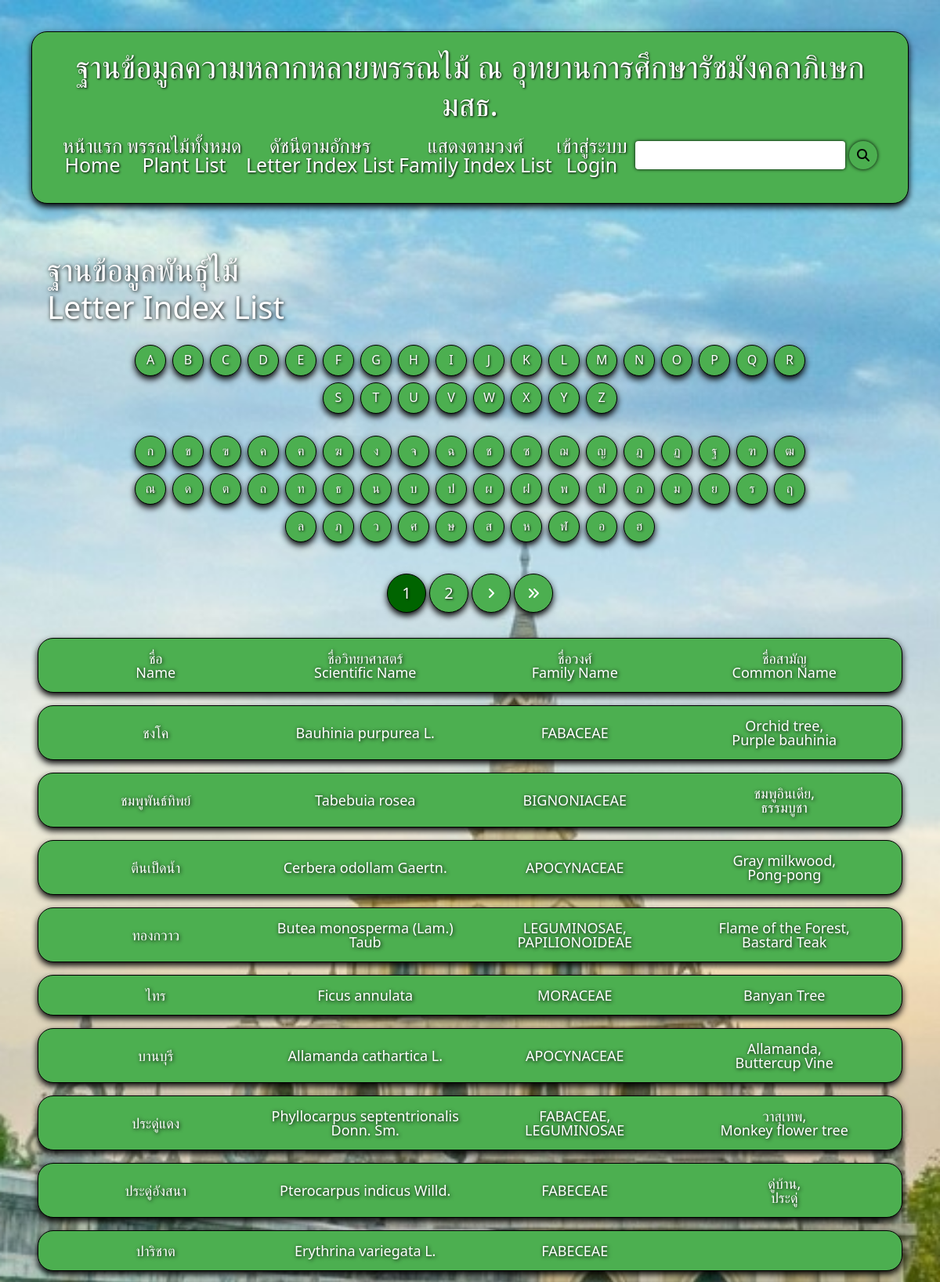
/letterIndexList/all (upper part), run on the app's committed database.
### application/models.py (models this page shows, shortened)
class plant(models.Model):
    name = models.CharField(max_length=100)
    scientificName = models.CharField(max_length=100)
    familyNameList = models.ManyToManyField("familyName", related_name="famName", blank=True)
    commonNameList = models.ManyToManyField("commonName", related_name="comName", blank=True)
    uses = models.TextField(null=True, blank=True)
    characteristic = models.TextField(null=True, blank=True)
    distribution = models.TextField(null=True, blank=True)
    habitat = models.TextField(null=True, blank=True)
    care = models.TextField(null=True, blank=True)
    location = models.TextField(null=True, blank=True)
    references = models.URLField(null=True, blank=True)
    plantImageList = models.ManyToManyField("plantImage", related_name="plantImg", blank=True)

class familyName(models.Model):
    familyName = models.CharField(max_length=255)
    def __str__(self):
        return f"{self.familyName}"

class commonName(models.Model):
    commonName = models.CharField(max_length=255)
    def __str__(self):
        return f"{self.commonName}"

### application/views.py (the view, shortened to what this page needs)
# urls.py: path("letterIndexList/<str:indexList>", views.letterIndexList, name="letterIndexList"),
def letterIndexList(request, indexList):
    if indexList == "all": # Initial page when no button apply
        plants = plant.objects.all().order_by('id')
    paginator = Paginator(plants, 20)
    page_number = request.GET.get('page')
    venues = paginator.get_page(page_number)
    return render(request, "application/letterIndexList.html", {"venues" : venues , "indexList" : indexList})

### application/templates/application/letterIndexList.html (shortened to what this page needs)
{% extends "application/layout.html" %}
{% load static %}
{% block extra_css %}
    <link rel="stylesheet" href="{% static 'application/css/page.css'%}">
    <link rel="stylesheet" href="{% static 'application/css/letterIndexList.css'%}">
{% endblock %}
{% block body %}
    <div id="page-title-container">
        <h3>ฐานข้อมูลพันธุ์ไม้</h3>
        <h3>Letter Index List</h3>
    </div>
    <div class="container">
        <div id="button-container" class="m-3 text-center" data-django-variable="{{ indexList }}">
            <div id="eng-button-container"></div>
            <div id="thai-button-container"></div>
        </div>
    </div>
    {% include "application/list.html" %}
{% endblock %}

### application/templates/application/list.html (shortened to what this page needs)
{% load static %}
{% block extra_css %}
    <link rel="stylesheet" href="{% static 'application/css/list.css'%}">
    <link rel="stylesheet" href="{% static 'application/css/nav.css'%}">
{% endblock %}
{% block body %}
    {% include "application/nav.html" %}
    <div class="list-container" id="list">
        <div class="row p-3 row-display mt-3 mb-3">
            <div class="col list-title-container">
                <p>ชื่อ</p>
                <p>Name</p>
            </div>
            <div class="col list-title-container">
                <p>ชื่อวิทยาศาสตร์</p>
                <p>Scientific Name</p>
            </div>
            <div class="col list-title-container">
                <p>ชื่อวงศ์</p>
                <p>Family Name</p>
            </div>
            <div class="col list-title-container">
                <p>ชื่อสามัญ</p>
                <p>Common Name</p>
            </div>
        </div>
        {% for plant in venues %}
            <a href="{% url 'plant' id=plant.id %}" class="plant">
                <div class="row p-3 row-display mt-3 mb-3">
                    <div class="col list-item-container">
                        <p>{{ plant.name }}</p>
                    </div>
                    <div class="col list-item-container">
                        <p>{{ plant.scientificName }}</p>
                    </div>
                    <div class="col list-item-container">
                        {% if plant.familyNameList.exists %}
                            {% for name in plant.familyNameList.all|slice:":2" %}
                                <p>{{ name }}{% if not forloop.last %},{% endif %}</p>
                            {% endfor %}
                        {% else %}
                            <p>-</p>
                        {% endif %}
                    </div>
                    <div class="col list-item-container">
                        {% if plant.commonNameList.exists %}
                            {% for name in plant.commonNameList.all|slice:":2" %}
                                <p>{{ name }}{% if not forloop.last %},{% endif %}</p>
                            {% endfor %}
                        {% else %}
                            <p>-</p>
                        {% endif %}
                    </div>
                </div>
            </a>
        {% endfor %}
    </div>
{% endblock %}

### application/static/application/css/layout.css (style rules this page uses)
html, body, div, span, applet, object, iframe, h1, h2, h3, h4, h5, h6, p, blockquote, pre, a, abbr, acronym, address, big, cite, code, del, dfn, em, img, ins, kbd, q, s, samp, small, strike, strong, sub, sup, tt, var, b, u, i, center, dl, dt, dd, ol, ul, li, fieldset, form, label, legend, table, caption, tbody, tfoot, thead, tr, th, td, article, aside, canvas, details, embed, figure, figcaption, footer, header, hgroup, menu, nav, output, ruby, section, summary, time, mark, audio, video { margin: 0; padding: 0; border: 0; }
body { line-height: 1; height: 100%; width: 100%; background: url("/static/application/images/background.jpg"); background-size: cover; background-position: center; background-repeat: no-repeat; background-attachment: fixed; }

### application/static/application/css/page.css (style rules this page uses)
#page-title-container { text-align: start; }
#page-title-container h3 { font-size: 40px; color: #fff; text-shadow: 1px 1px 5px rgba(0, 0, 0, 1); }

### application/static/application/css/letterIndexList.css (style rules this page uses)
.container { width: 90%; }
#eng-button-container, #thai-button-container { margin: 20px; }

### application/static/application/css/list.css (style rules this page uses)
.list-container { width: 75%; margin: 0 auto; }
.row-display { display: flex; align-items: center; text-align: center; background: #4CAF50; border-radius: 20px; border: 1px solid black; box-shadow: 0 4px 8px rgba(0, 0, 0, 1); }
.list-title-container p { font-size: 25px; color: #fff; text-shadow: 1px 1px 5px rgba(0, 0, 0, 1); }
.list-item-container p { font-size: 18px; color: #fff; text-shadow: 1px 1px 5px rgba(0, 0, 0, 1); }
.plant { text-decoration: none; color: inherit; }
@media only screen and (max-width: 1350px) { .list-container { width: 100%; } }
@media only screen and (max-width: 1350px) { .list-title-container p { font-size: 18px; } }

### data on the page
plant: name "ชงโค", scientificName "Bauhinia purpurea L."
familyName: familyName "FABACEAE"
commonName: commonName "Orchid tree"
commonName: commonName "Purple bauhinia"
plant: name "ชมพูพันธ์ทิพย์", scientificName "Tabebuia rosea"
familyName: familyName "BIGNONIACEAE"
commonName: commonName "ชมพูอินเดีย"
commonName: commonName "ธรรมบูชา"
plant: name "ตีนเป็ดน้ำ", scientificName "Cerbera odollam Gaertn."
familyName: familyName "APOCYNACEAE"
commonName: commonName "Gray milkwood"
commonName: commonName "Pong-pong"
plant: name "ทองกวาว", scientificName "Butea monosperma (Lam.) Taub"
familyName: familyName "LEGUMINOSAE"
familyName: familyName "PAPILIONOIDEAE"
commonName: commonName "Flame of the Forest"
commonName: commonName "Bastard Teak"
plant: name "ไทร", scientificName "Ficus annulata"
familyName: familyName "MORACEAE"
commonName: commonName "Banyan Tree"
plant: name "บานบุรี", scientificName "Allamanda cathartica L."
commonName: commonName "Allamanda"
commonName: commonName "Buttercup Vine"
plant: name "ประดู่แดง", scientificName "Phyllocarpus septentrionalis Donn. Sm."
commonName: commonName "วาสุเทพ"
commonName: commonName "Monkey flower tree"
plant: name "ประดู่อังสนา", scientificName "Pterocarpus indicus Willd."
familyName: familyName "FABECEAE"
commonName: commonName "ดู่บ้าน"
commonName: commonName "ประดู่"
plant: name "ปาริชาต", scientificName "Erythrina variegata L."

### other printed values
{{ venues.number }} "1"
{{ venues.next_page_number }} "2"
